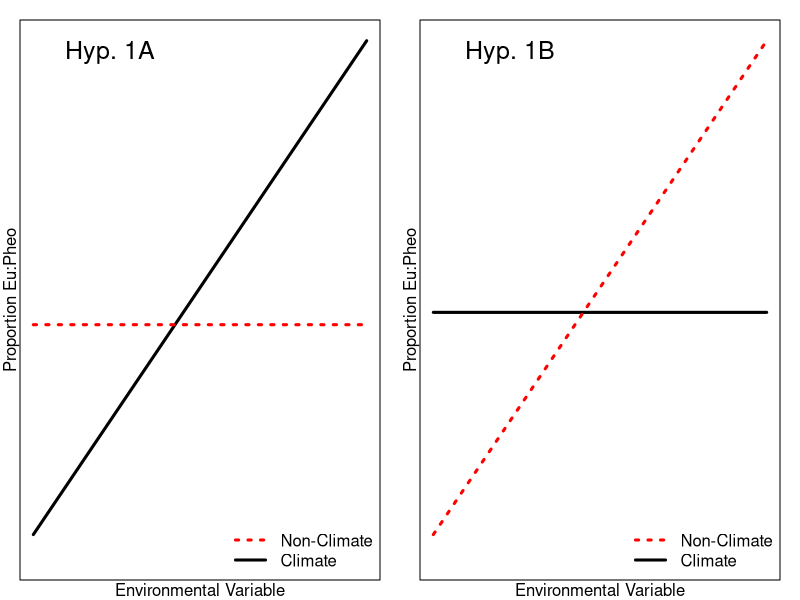
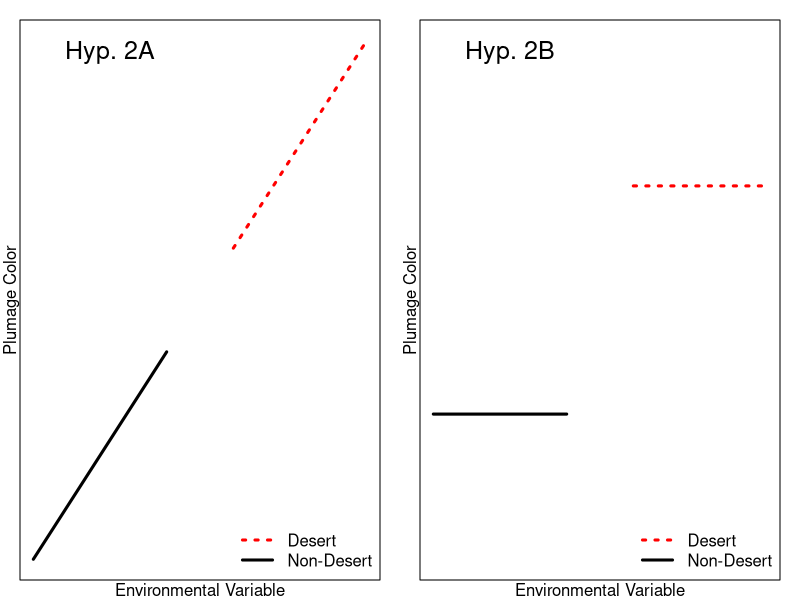
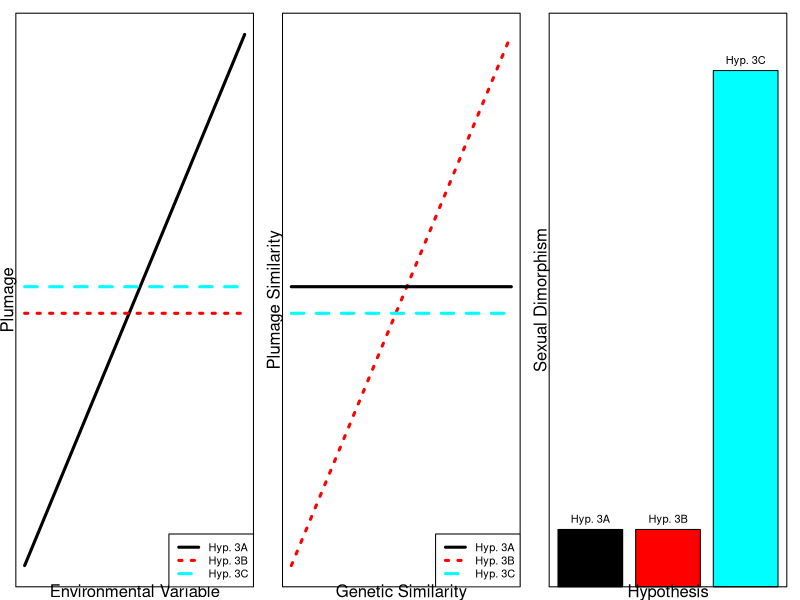

Recreate these plots in R, in order.
## hypotheses for plumage color

## hyp1A and 1B -- glogers rule clim vs non clim

points = seq(0,100,1)
revpoints = rev(points)
zeropoints = rep(mean(points),length(points))

# par(mfrow=c(2,4),mar=c(2,2,0,0))
# plot(points,points,type="l",lty=1,lwd=3,col="black",xaxt="n",yaxt="n",
#      xlab="",ylab="Plumage Color",ylim=c(0,max(revpoints+5)))
# mtext(side=2,text="Plumage Color")
# points(points,points+5,type="l",lty=2,lwd=3,col="red")
# #axis(1,at=c(10,90),labels=c("Cold","Hot"))
# plot(points,points,type="l",lty=1,lwd=3,col="black",xaxt="n",yaxt="n",
#      xlab="",ylab="",ylim=c(0,max(revpoints+5)))
# points(points,revpoints,type="l",lty=2,lwd=3,col="red")
# #axis(1,at=c(10,90),labels=c("Dry","Wet"))
# plot(points,zeropoints,type="l",lty=1,lwd=3,col="black",xaxt="n",yaxt="n",
#      xlab="",ylab="",ylim=c(0,max(revpoints+5)))
# plot(points,zeropoints,type="l",lty=1,lwd=3,col="black",xaxt="n",yaxt="n",
#      xlab="",ylab="",ylim=c(0,max(revpoints+5)))
# plot(points,zeropoints+2.5,type="l",lty=1,lwd=3,col="black",xaxt="n",yaxt="n",
#      xlab="Temperature",ylab="Plumage Color",ylim=c(0,max(revpoints+5)))
# mtext(side=2,text="Plumage Color")
# mtext(side=1,text="Temperature")
# points(points,zeropoints-2.5,type="l",lty=2,lwd=3,col="red")
# #axis(1,at=c(10,90),labels=c("Cold","Hot"))
# plot(points,zeropoints+2.5,type="l",lty=1,lwd=3,col="black",xaxt="n",yaxt="n",
#      xlab="Precipitation",ylab="",ylim=c(0,max(revpoints+5)))
# mtext(side=1,text="Precipitation")
# points(points,zeropoints-2.5,type="l",lty=2,lwd=3,col="red")
# #axis(1,at=c(10,90),labels=c("Dry","Wet"))
# plot(points,points,type="l",lty=1,lwd=3,col="black",xaxt="n",yaxt="n",
#      xlab="Soil Color",ylab="",ylim=c(0,max(revpoints+5)))
# mtext(side=1,text="Soil Color")
# plot(points,points,type="l",lty=1,lwd=3,col="black",xaxt="n",yaxt="n",
#      xlab="Vegetation",ylab="",ylim=c(0,max(revpoints+5)))
# mtext(side=1,text="Vegetation")


#png("winger_hypotheses_everyone.png")
layout(matrix(c(1,1,1,2,2,2,3,3,3,4,4,4,5,5,6,6,7,7), 3, 6, byrow = TRUE))
par(mar=c(1,1.5,1,1))
png("winger_hypotheses_1A_1B.png",width=340,height=160)
par(mfrow=c(1,2),mar=c(1,1,1,1))
plot(points,points+5,type="l",lty=1,lwd=3,col="black",xaxt="n",yaxt="n",
     xlab="",ylab="",ylim=c(0,max(revpoints+5)))
points(points,zeropoints-2.5,type="l",lty=3,lwd=3,col="red")
mtext(side=1,text="Environmental Variable")
mtext(side=2,text="Proportion Eu:Pheo")
legend("bottomright",legend=c("Non-Climate","Climate"),
       lty=c(3,1),col=c("red","black"),lwd=3,bty="n")
legend("topleft",legend="Hyp. 1A",bty="n",cex=1.5)
plot(points,zeropoints,type="l",lty=1,lwd=3,col="black",xaxt="n",yaxt="n",
     xlab="",ylab="",ylim=c(0,max(revpoints+5)))
points(points,points+5,type="l",lty=3,lwd=3,col="red")
mtext(side=1,text="Environmental Variable")
mtext(side=2,text="Proportion Eu:Pheo")
legend("bottomright",legend=c("Non-Climate","Climate"),
       lty=c(3,1),col=c("red","black"),lwd=3,bty="n")
legend("topleft",legend="Hyp. 1B",bty="n",cex=1.5)
dev.off()


## hyp 2a vs 2b, glogers rule and large vs small scale
png("winger_hypotheses_2A_2B.png",width=340,height=160)
par(mfrow=c(1,2),mar=c(1,1,1,1))
two_corr = c(seq(0,50),seq(75,125))
corr1 = c(seq(0,50))
corr2 = c(seq(75,125))
nocorr1 = rep(mean(corr1),length(corr1))
nocorr2 = rep(mean(corr2),length(corr2))
#par(mfrow=c(1,2),mar=c(1,1,1,1))
plot(two_corr,two_corr,type="n",lty=1,lwd=3,col="black",xaxt="n",yaxt="n",
     xlab="",ylab="")
mtext(side=1,text="Environmental Variable")
mtext(side=2,text="Plumage Color")
#text(x=mean(corr1),y=min(corr1),labels="Non-Desert")
#text(x=mean(corr2),y=min(corr2),labels="Desert",col="red")
points(corr1,corr1,type="l",lty=1,lwd=3,col="black")
points(corr2,corr2,type="l",lty=3,lwd=3,col="red")
legend("bottomright",legend=c("Desert","Non-Desert"),
       lty=c(3,1),col=c("red","black"),lwd=3,bty="n")
legend("topleft",legend="Hyp. 2A",bty="n",cex=1.5)

plot(two_corr,two_corr,type="n",lty=1,lwd=3,col="black",xaxt="n",yaxt="n",
     xlab="",ylab="")
points(corr1,nocorr1+10,type="l",lty=1,lwd=3,col="black")
points(corr2,nocorr2-10,type="l",lty=3,lwd=3,col="red")
mtext(side=1,text="Environmental Variable")
mtext(side=2,text="Plumage Color")
#text(x=mean(corr1),y=mean(corr1)-5,labels="Non-Desert")
#text(x=mean(corr2),y=mean(corr2)-5,labels="Desert",col="red")
legend("bottomright",legend=c("Desert","Non-Desert"),
       lty=c(3,1),col=c("red","black"),lwd=3,bty="n")
legend("topleft",legend="Hyp. 2B",bty="n",cex=1.5)

dev.off()

## hyp 3a-3c, nat sel vs sex sel vs stoch/gen
png("winger_hypotheses_3A_3B_3C.png",height=160)
par(mfrow=c(1,3),mar=c(1,1.2,1,1))
plot(points,points,type="l",lwd=3,lty=1,col="black",xaxt="n",yaxt="n")
#legend("topleft",legend="Hyp. 3",bty="n",cex=1.5)

points(points,zeropoints-2.5,type='l',lwd=3,lty=3,col="red")
points(points,zeropoints+2.5,type='l',lwd=3,lty=2,col="cyan")
mtext(side=1,text="Environmental Variable")
mtext(side=2,text="Plumage")
legend("bottomright",legend=c("Hyp. 3A","Hyp. 3B", "Hyp. 3C"),
       col=c("black","red","cyan"),lty=c(1,3,2),lwd=3)

plot(points,points,type="l",lwd=3,lty=3,col="red",xaxt="n",yaxt="n")
legend("bottomright",legend=c("Hyp. 3A","Hyp. 3B", "Hyp. 3C"),
       col=c("black","red","cyan"),lty=c(1,3,2),lwd=3)

points(points,zeropoints-2.5,type='l',lwd=3,lty=2,col="cyan")
points(points,zeropoints+2.5,type='l',lwd=3,lty=1,col="black")
mtext(side=1,text="Genetic Similarity")
mtext(side=2,text="Plumage Similarity") 
barstoplot = c(10,10,90)
g = barplot(barstoplot,col=c("black","red","cyan"),ylim=c(0,100),border="black",xaxt="n",yaxt="n")
box()
mtext(side=1,text="Hypothesis")
mtext(side=2,text="Sexual Dimorphism")
text(x = g, y = barstoplot, label = c("Hyp. 3A","Hyp. 3B", "Hyp. 3C"),pos=3)

dev.off()

